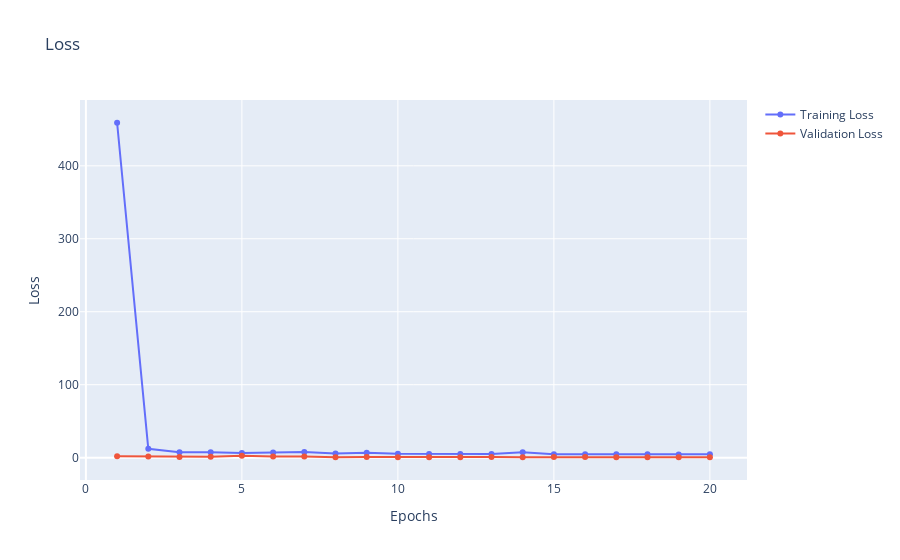

Notebook source saved alongside this figure:
### Markdown cell above
#### Visualising Training Results

### Code cell
reg_trainer.mm.get_metric_chart("loss")

### Figure 1 — Plotly figure (JSON) as saved in the notebook; plotly's stock layout.template omitted (floating-point values rounded to 4 significant figures)
{"data": [{"mode": "lines+markers", "name": "Training Loss", "text": "", "type": "scatter", "x": [1, 2, 3, 4, 5, 6, 7, 8, 9, 10, 11, 12, 13, 14, 15, 16, 17, 18, 19, 20], "y": [459.0, 12.09, 7.269, 7.426, 6.454, 7.167, 7.828, 5.682, 6.676, 5.311, 5.098, 4.968, 5.097, 7.257, 4.721, 4.68, 4.634, 4.578, 4.409, 4.522]}, {"mode": "lines+markers", "name": "Validation Loss", "text": "", "type": "scatter", "x": [1, 2, 3, 4, 5, 6, 7, 8, 9, 10, 11, 12, 13, 14, 15, 16, 17, 18, 19, 20], "y": [1.755, 1.675, 0.9027, 1.347, 2.502, 1.411, 1.578, 0.6276, 0.8582, 0.6235, 0.624, 0.5849, 0.7984, 0.6697, 0.7921, 0.8238, 0.5659, 0.5659, 0.5347, 0.5731]}], "layout": {"title": {"text": "Loss"}, "xaxis": {"title": {"text": "Epochs"}}, "yaxis": {"title": {"text": "Loss"}}}}
